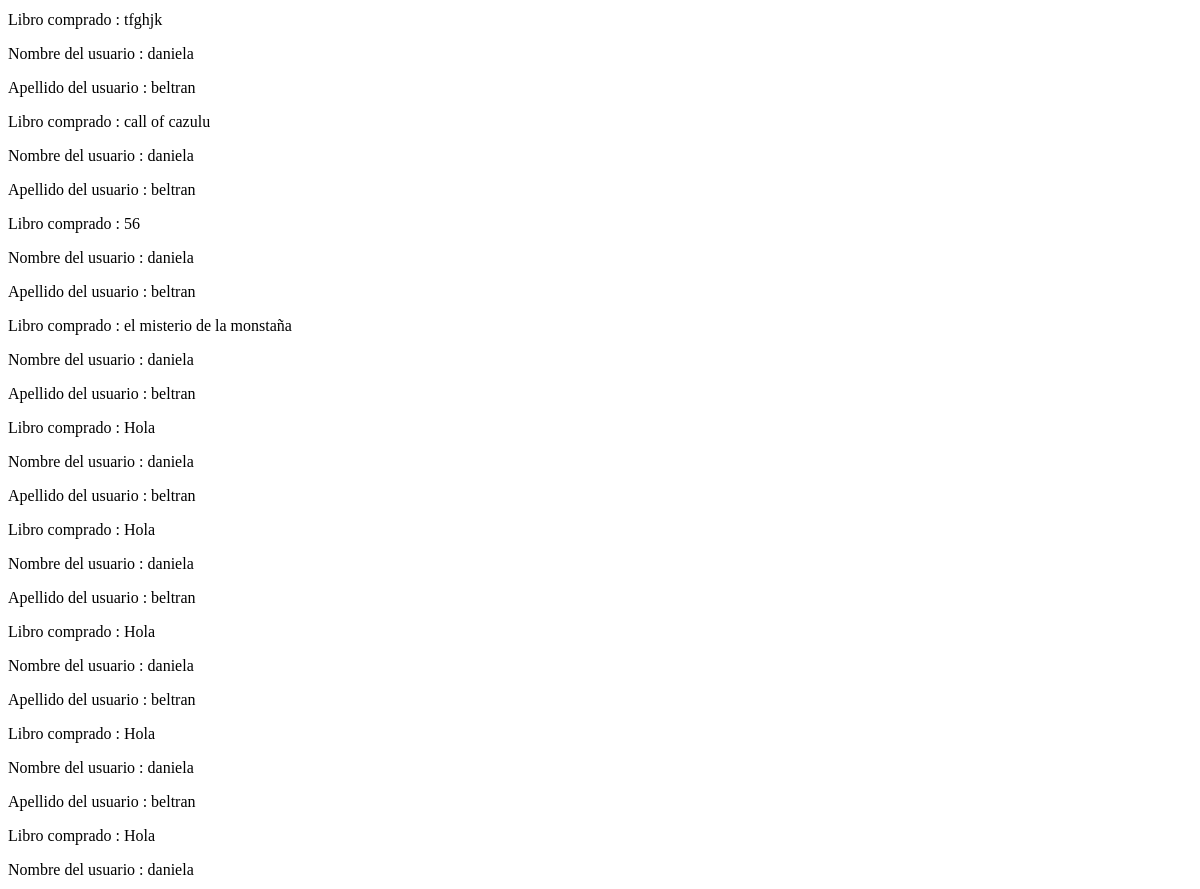
Before: /VistaCompradores (signed in, middle part) with the older database file.
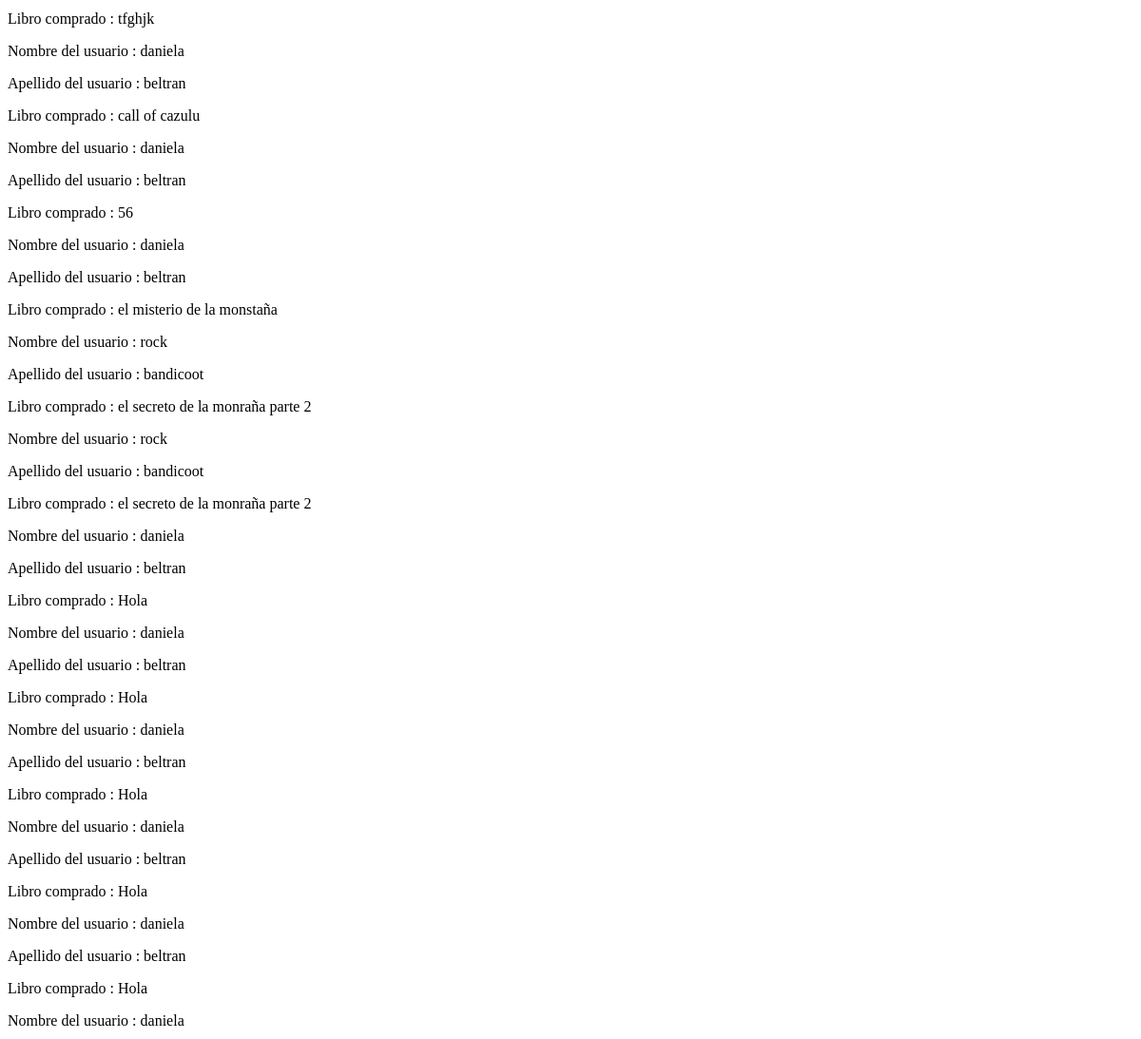
After: the same page with the newer database file.
### homePage/models.py (models this page shows, shortened)
class Compradores(models.Model):
		libro = models.ForeignKey(infoLibro, on_delete=models.SET_NULL,null=True)
		manualidad = models.ForeignKey(contenidoManualidad, on_delete=models.SET_NULL,null=True)
		usuarioDuenio=models.ForeignKey (infousuario,on_delete=models.SET_NULL, null=True,related_name='usuarioDuenio')
		usuarioComprador=models.ForeignKey (infousuario,on_delete=models.SET_NULL, null=True,related_name='usuarioComprador')

class infoLibro(models.Model):
	user=models.ForeignKey(User,on_delete=models.SET_NULL, null=True)
	archivo=models.FileField(upload_to='contenido/books/', validators=[validate_file_extension],default='contenido/books/default.pdf')
	genero= models.ManyToManyField(GeneroLiterario)
	Titulo= models.CharField(max_length=50)
	Descripcion=models.TextField(max_length=2000)
	ISBN= models.IntegerField()
	PrecioLibro= models.IntegerField(default=0)
	CantidadPaginas=models.IntegerField()
	Idioma=models.CharField(max_length=15)
	imagen=models.ImageField(upload_to='images/books/covers/',default='images/books/covers/default.jpg', null=True,blank=True )

class infousuario(models.Model):
	balance= models.IntegerField(default=0)
	user= models.OneToOneField (User,on_delete=models.CASCADE)
	aficiones= models.ManyToManyField(Aficion, blank=True)
	es_CreadorDeContenido= models.BooleanField(default=False)
	profile_img=models.ImageField(upload_to='images/profile/',default='images/profile/perfilb.jpg',null=False,blank=False)
	es_Nada= models.BooleanField(default=False)

class contenidoManualidad(models.Model):
	user=models.ForeignKey(User,on_delete=models.SET_NULL, null=True)
	title=models.CharField(max_length=50)
	existencias=models.IntegerField(default=0)
	descripcion=models.TextField(max_length=150)
	genero= models.ManyToManyField(GeneroManualidad)
	precioV=models.IntegerField(default=0)
	imagen=models.ImageField(upload_to='images/manualidades/covers/',default='images/manualidades/covers/default.jpg', null=True,blank=True )
	puntaje=models.DecimalField(max_digits=5, decimal_places=2, blank=True, null=True)
	canticomp=models.IntegerField(default=0)

### homePage/views.py (the view)
# urls.py: url(r'^VistaCompradores$', views.compradores_view, name='ver compradores'),
@login_required(login_url='/')
def compradores_view(request):
	usuario= infousuario.objects.get(user = request.user)
	usuariosCompradores=[]
	usuariosCompraManu=[]
	compradxres=Compradores.objects.filter(usuarioDuenio=infousuario.objects.get(user = request.user))
	for item in compradxres:
		if( item.usuarioComprador is not None and item.libro is not None ):#Si es un libro
			usuariosCompradores.append(item)
		if( item.usuarioComprador is not None and item.manualidad is not None ):#Si es un libro
			usuariosCompraManu.append(item)
	return render(request,'VistaCompradores.html',{'usuariosCompradores':usuariosCompradores,'usuariosCompraManu':usuariosCompraManu})

### homePage/templates/VistaCompradores.html (shortened to what this page needs)
<!DOCTYPE html>
<html>
<head>
</head>
<body>
{% for  Usuarios in usuariosCompradores %}
<p>Nombre del usuario : {{Usuarios.usuarioComprador.user.first_name}}</p>
<p>Apellido del usuario : {{Usuarios.usuarioComprador.user.last_name}}</p>
<p>Libro comprado : {{Usuarios.libro.Titulo}}</p>
{%endfor%}
{% for  Usuar in usuariosCompraManu %}
<p>Nombre del usuario : {{Usuar.usuarioComprador.user.first_name}}</p>
<p>Apellido del usuario : {{Usuar.usuarioComprador.user.last_name}}</p>
<p>Libro comprado : {{Usuar.manualidad.title}}</p>
{%endfor%}
</body>
</html>

Changed rows visible on the page:
added Compradores: usuarioComprador.user.first_name "rock", usuarioComprador.user.last_name "bandicoot", libro.Titulo "el secreto de la monraña parte 2"
added Compradores: usuarioComprador.user.first_name "rock", usuarioComprador.user.last_name "bandicoot", libro.Titulo "el secreto de la monraña parte 2"
